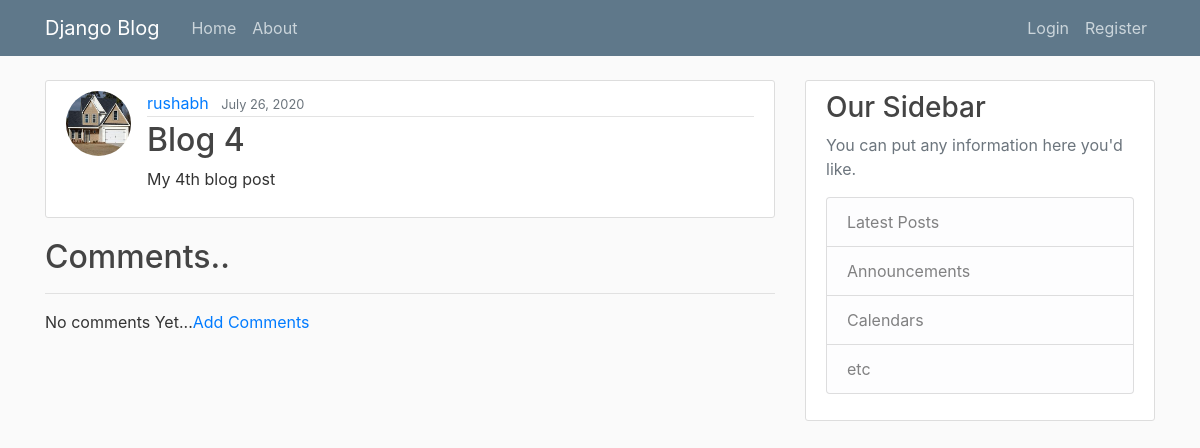
The app's page /post/4/ with its own data.
### blog/models.py (models this page shows, shortened)
class Post(models.Model):
    title = models.CharField(max_length=100)
    content = models.TextField()
    date_posted = models.DateTimeField(default=timezone.now)
    author = models.ForeignKey(User, on_delete=models.CASCADE)

### user/models.py (models this page shows, shortened)
class Profile(models.Model):
    user = models.OneToOneField(User, on_delete=models.CASCADE)
    image = models.ImageField(default='default.jpg', upload_to='profile_pics')

### blog/views.py (the view)
# urls.py: path('post/<int:pk>/', PostDetailView.as_view(template_name='blog/post_detail.html'), name='post-detail'),
class PostDetailView(DetailView):
    model = Post

### coryshafer/context_processors.py (called while the page is built)
def site_cred(request):
    try:
        user = request.user
        print(user)
        cred = Credit.objects.filter(author=user)
        point = ""
        for i in cred:
            point += str(i.Credit_Points)
        return {'cred': point}
    except:
        point = "0"
        return {'cred': point}

### blog/templates/blog/post_detail.html (shortened to what this page needs)
{% extends "blog/base.html" %}
{% block content %}
  <article class="media content-section">
    <img class="rounded-circle article-img" src="{{ object.author.profile.image.url }}">
    <div class="media-body">
      <div class="article-metadata">
        <a class="mr-2" href="{% url 'user-posts' object.author.username %}">{{ object.author }}</a>
        <small class="text-muted">{{ object.date_posted|date:"F d, Y" }}</small>
      </div>
      <h2 class="article-title">{{ object.title }}</h2>
      <p class="article-content">{{ object.content }}</p>
    </div>
  </article>
  <h2>Comments..</h2>
  <hr>
  {% if not post.comments.all %}
    No comments Yet...<a href="{% url 'post_comment' post.pk %}">Add Comments</a>
  {% endif %}
{% endblock content %}

### blog/static/blog/main.css (style rules this page uses)
body { background: #fafafa; color: #333333; margin-top: 5rem; }
h1, h2, h3, h4, h5, h6 { color: #444444; }
.content-section { background: #ffffff; padding: 10px 20px; border: 1px solid #dddddd; border-radius: 3px; margin-bottom: 20px; }
.article-title { color: #444444; }
.article-content { white-space: pre-line; }
.article-img { height: 65px; width: 65px; margin-right: 16px; }
.article-metadata { padding-bottom: 1px; margin-bottom: 4px; border-bottom: 1px solid #e3e3e3 }

### records on screen
Post: author.profile.image (picture), author "rushabh", date_posted "July 26, 2020", title "Blog 4", content "My 4th blog post"
